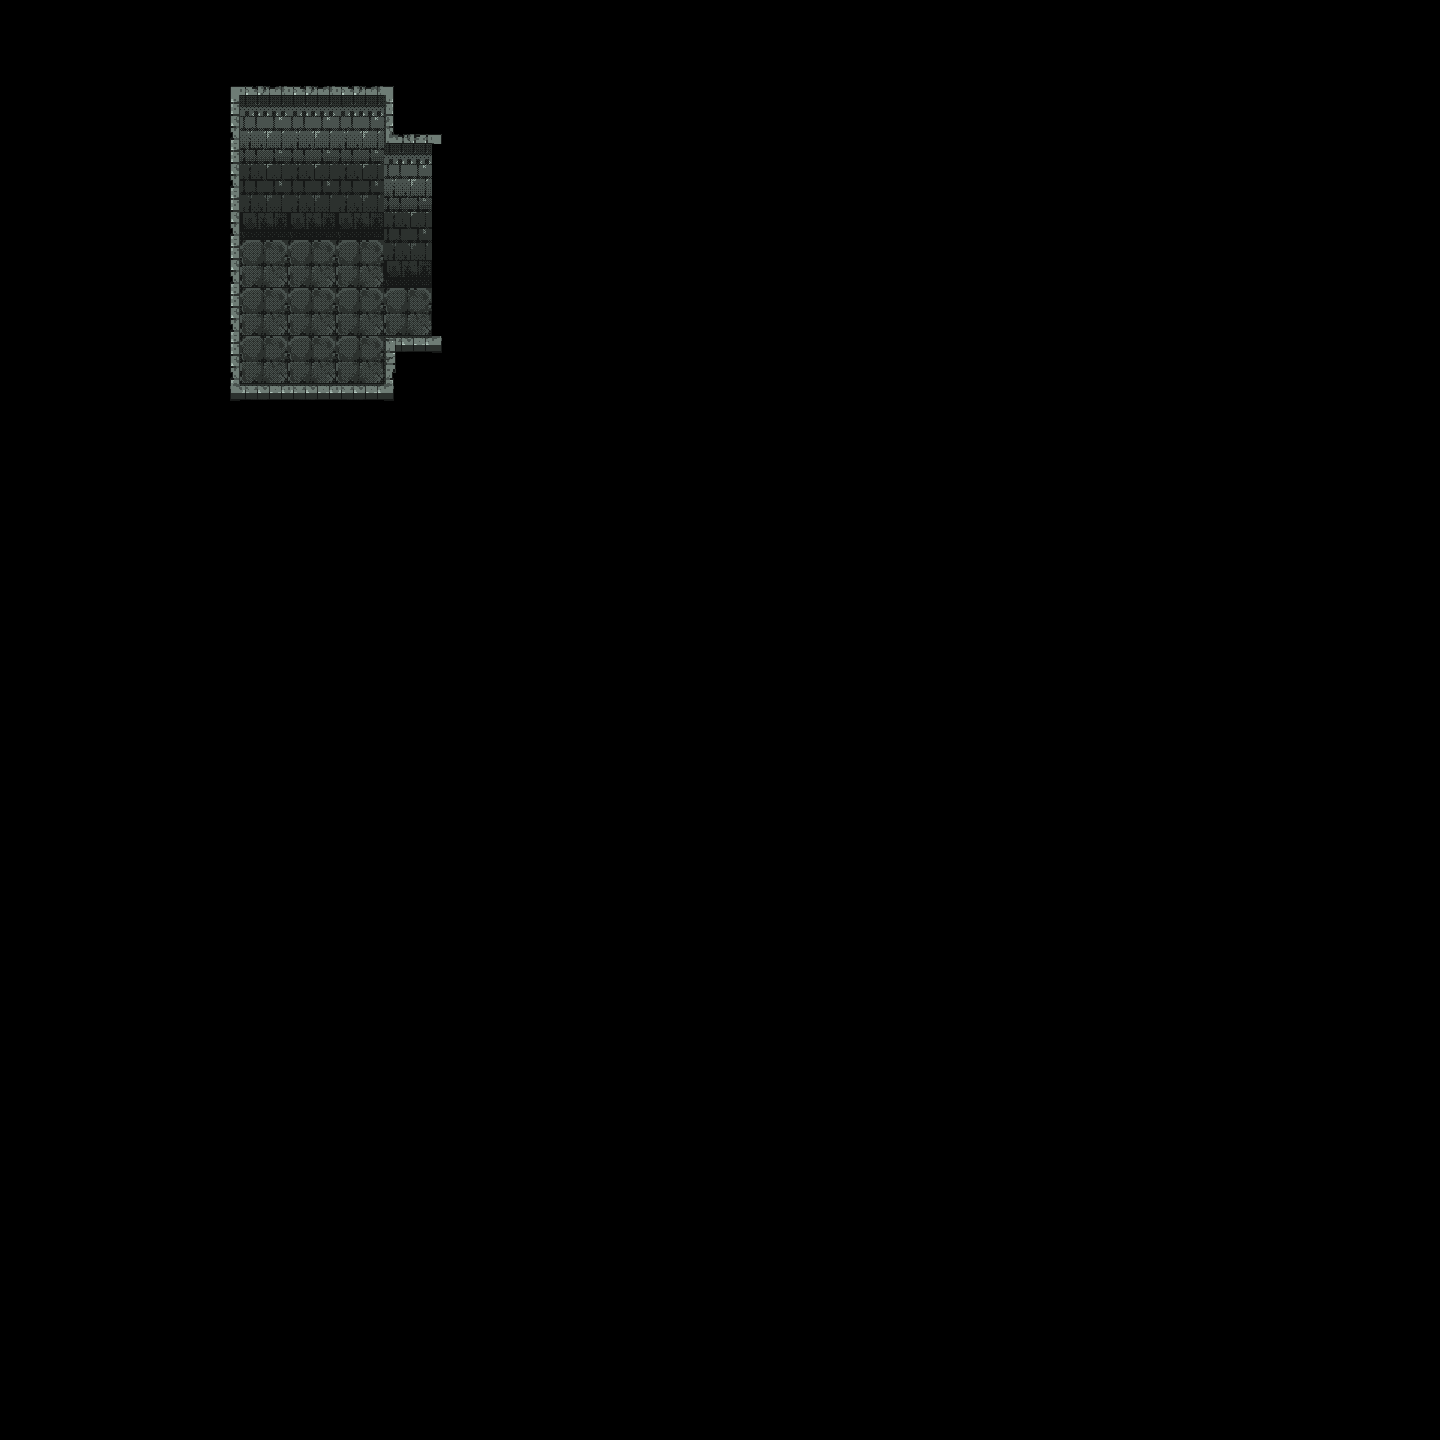

A level layout from a 2D game, rendered from its tile map. Below: a short description, then the map file with tile-grid data replaced by summaries:
An orthogonal 30x30 tile map with 48x48 px tiles, 4 tile layers (10_floor, 10_wall, 10_darkness, 10_enclosure).

<map version="1.10" tiledversion="1.10.2" orientation="orthogonal" renderorder="right-down" width="30" height="30" tilewidth="48" tileheight="48" infinite="0" nextlayerid="5" nextobjectid="1">
 <tileset firstgid="1" source="../Tilesets/Katos_tiles_1.tsx" />
 <layer id="1" name="10_floor" width="30" height="30">
  <data>[900 cells, 10 non-empty, 1 distinct tile ids]</data>
 </layer>
 <layer id="2" name="10_wall" width="30" height="30">
  <data>[900 cells, 12 non-empty, 3 distinct tile ids]</data>
 </layer>
 <layer id="4" name="10_darkness" width="30" height="30">
  <data>[900 cells, 12 non-empty, 1 distinct tile ids]</data>
 </layer>
 <layer id="3" name="10_enclosure" width="30" height="30">
  <data>[900 cells, 20 non-empty, 9 distinct tile ids]</data>
 </layer>
</map>
